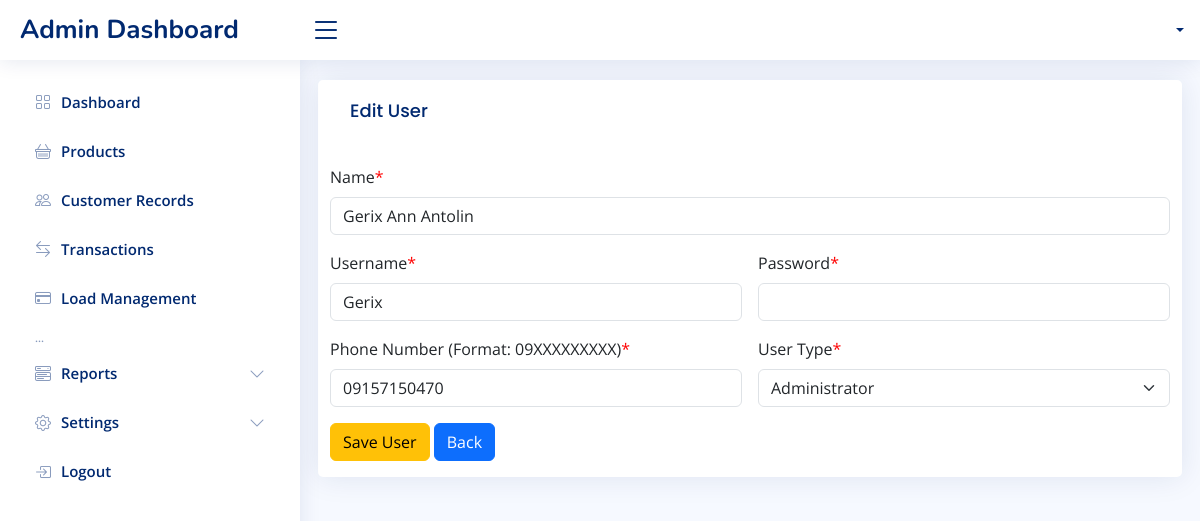
The page /settings/update_staff.php?id=1 on the database its author committed.
### tables this page shows
CREATE TABLE `users` (
  `id` int(11) NOT NULL AUTO_INCREMENT,
  `name` varchar(255) NOT NULL,
  `username` varchar(255) NOT NULL,
  `email` varchar(255) NOT NULL,
  `phone_number` varchar(20) NOT NULL,
  `user_type` varchar(255) NOT NULL,
  `password` varchar(255) NOT NULL,
  PRIMARY KEY (`id`)
);

### settings/update_staff.php (the view, shortened to what this page needs)
<?php
include "../db_conn.php";
if (isset($_GET['id'])) {
    $id = $_GET["id"];
    $sql = "SELECT * FROM users WHERE id='$id'";
    $result = $con->query($sql);
    if ($result->num_rows > 0) {
        $row = $result->fetch_assoc();
        $name = $row['name'];
        $username = $row['username'];
        $phone_number = $row['phone_number'];
        $user_type = $row['user_type'];
    } else {
        echo "User not found.";
        exit;
    }
} else {
    echo "User ID is missing.";
    exit;
}
include '../includes/header.php';
include '../includes/navbar.php';
include '../includes/sidebar.php';
?>
<main id="main" class="main">
    <section class="section dashboard">
        <div class="row">
            <div class="card">
                <div class="card-body">
                    <h5 class="card-title">Edit User</h5>
                </div>
                <form class="row g-3 needs-validation" action="manage_staff.php" method="POST" novalidate>
                    <div class="col-md-12 position-relative">
                        <label class="form-label">Name<font color="red">*</font></label>
                        <input type="text" class="form-control" id="validationTooltip01" name="name" required autofocus="autofocus" value="<?php echo $name; ?>">
                    </div>
                    <div class="col-md-6 position-relative">
                        <label class="form-label">Username<font color="red">*</font></label>
                        <input type="text" class="form-control" id="validationTooltip01" name="username" required  value="<?php echo $username; ?>">
                    </div>
                    <div class="col-md-6 position-relative">
                        <label class="form-label">Password<font color="red">*</font></label>
                        <input type="password" class="form-control" id="validationTooltip02" name="password" required>
                    </div>
                    <div class="col-md-6 position-relative">
                        <label class="form-label">Phone Number (Format: 09XXXXXXXXX)<font color="red">*</font></label>
                        <input type="text" class="form-control" id="validationTooltip01" name="phone_number" maxlength="11" required  value="<?php echo $phone_number; ?>">
                    </div>
                    <div class="col-md-6 position-relative">
                        <label class="form-label">User Type<font color="red">*</font></label>
                        <div class="col-sm-12">
                            <select class="form-select" aria-label="Default select example" name="user_type" id="validationTooltip03" required>
                                <option value="Admin" <?php echo ($user_type == 'Admin') ? 'selected' : ''; ?>>Administrator</option>
                            </select>
                        </div>
                    </div>
                    <div class="col-12">
                        <button type="submit" class="btn btn-warning mb-3" name="submit">Save User</button>
                        <button type="reset" class="btn btn-primary mb-3" onclick="history.back()">Back</button>
                    </div>
                </form>
            </div>
        </div>
    </section>
</main>
<?php include '../includes/footer.php'; ?>

### assets/css/style.css (style rules this page uses)
:root { scroll-behavior: smooth; }
body { font-family: "Open Sans", sans-serif; background: #f6f9ff; color: #444444; }
h1, h2, h3, h4, h5, h6 { font-family: "Nunito", sans-serif; }
#main { margin-top: 60px; padding: 20px 30px; transition: all 0.3s; }
.card { margin-bottom: 30px; border: none; border-radius: 5px; box-shadow: 0px 0 30px rgba(1, 41, 112, 0.1); }
.card-title { padding: 20px 0 15px 0; font-size: 18px; font-weight: 500; color: #012970; font-family: "Poppins", sans-serif; }
.card-body { padding: 0 20px 20px 20px; }
@media (min-width: 1200px) { #main, #footer { margin-left: 300px; } }

### rows shown on the page
users: name "Gerix Ann Antolin", username "Gerix", phone_number "09157150470", user_type "Administrator"
